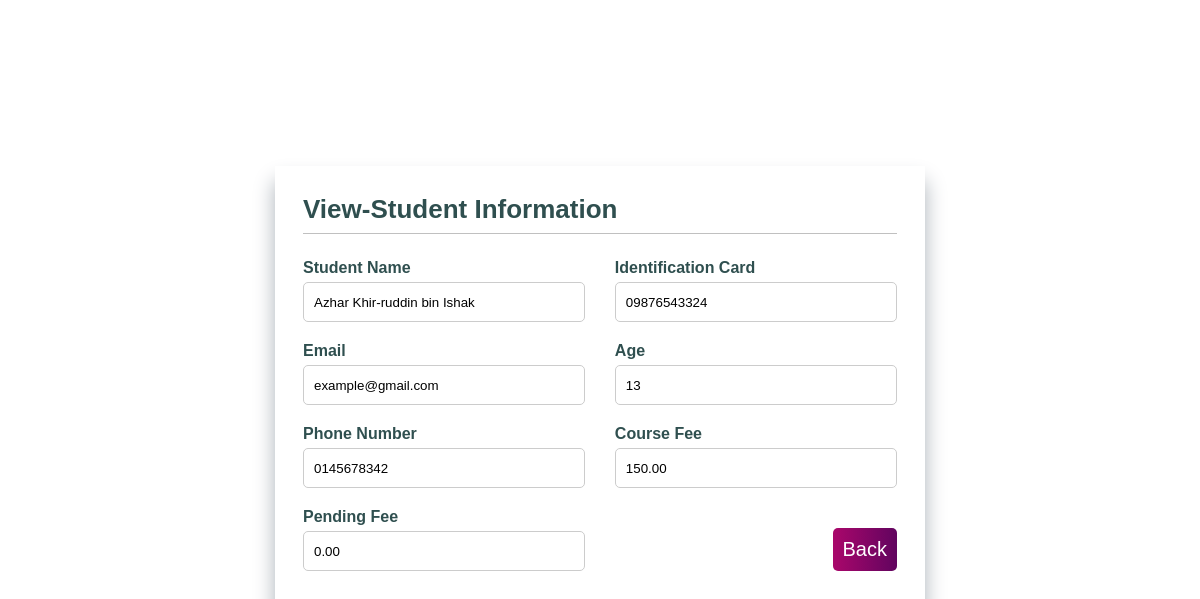
Screenshot of /view_student.php?id=15 with the database file from the repository.
### tables this page shows
CREATE TABLE `student` (
  `id` int(10) UNSIGNED NOT NULL,
  `stud_name` varchar(100) NOT NULL,
  `ic` varchar(100) NOT NULL,
  `email` varchar(100) NOT NULL,
  `age` int(11) NOT NULL,
  `phone_num` varchar(100) NOT NULL,
  `course_fee` decimal(10,2) NOT NULL,
  `pending_fee` decimal(10,2) NOT NULL
);

### view_student.php (the view, shortened to what this page needs)
<?php include('./config/constant.php') ?>
<!DOCTYPE html>
<html lang="en">
<head>
    <link rel="stylesheet" href="./css/added.css">
</head>
<body>
<?php
            if(isset($_GET['id']))
            {
                $id = $_GET['id'];
                $sql = "SELECT * FROM student WHERE id=$id";
                $res = mysqli_query($conn, $sql);
                $count = mysqli_num_rows($res);
                if ($count==1)
                {
                    $row = mysqli_fetch_assoc($res);
                    $stud_name = $row['stud_name'];
                    $ic = $row['ic'];
                    $email = $row['email'];
                    $age = $row['age'];
                    $phone_num = $row['phone_num'];
                    $course_fee = $row['course_fee'];
                    $pending_fee = $row['pending_fee'];
                }
                else
                {
                    header('location:'.SITEURL.'student_admin.php');
                }
            }
            else
            {
                header('location:'.SITEURL.'student_admin.php');
            }
        ?>
    <div class="container">
        <form action="#" method="POST">
            <h2>View-Student Information</h2>
            <div class="content">
                <div class="input-box">
                    <label for="stud_name">Student Name</label>
                    <input type="text" placeholder="Email" name="stud_name" value = "<?php echo $stud_name; ?>"readonly>
                </div>
                <div class="input-box">
                    <label for="ic">Identification Card</label>
                    <input type="text" placeholder="ic" name="ic" value = "<?php echo $ic; ?>" readonly>
                </div>
                <div class="input-box">
                    <label for="email">Email</label>
                    <input type="text" placeholder="Email" name="email" value = "<?php echo $email; ?>"readonly>
                </div>
                <div class="input-box">
                    <label for="age">Age</label>
                    <input type="text" placeholder="age" name="age" value = "<?php echo $age; ?>" readonly>
                </div>
                <div class="input-box">
                    <label for="phone_num">Phone Number</label>
                    <input type="text" placeholder="Valid Phone Number" name="phone_num" value = "<?php echo $phone_num; ?>" readonly>
                </div>
                <div class="input-box">
                    <label for="course_fee">Course Fee</label>
                    <input type="text" placeholder="Course Fee" name="course_fee" value = "<?php echo $course_fee; ?>" readonly>
                </div>
                <div class="input-box">
                    <label for="pending_fee">Pending Fee</label>
                    <input type="text" placeholder="Pending Fee" name="pending_fee" value = "<?php echo $pending_fee; ?>" readonly>
                </div>
            <div class="button-container">
                <button type="submit" name="submit">Back</button>
            </div>
        </form>
    </div>
    </body>
</html>

### css/added.css (style rules this page uses)
* { margin: 0; padding: 0; box-sizing: border-box; font-family: sans-serif; }
body { display: flex; align-items: center; justify-content: center; height: 100vh; }
.container { max-width: 650px; padding: 28px; margin: 0 28px; box-shadow: 0 15px 20px #ABB2B9; }
h2 { font-size: 26px; font-weight: 600; text-align: left; color: #2f4f4f; padding-bottom: 8px; border-bottom: 1px solid silver; }
.content { display: flex; flex-wrap: wrap; justify-content: space-between; padding: 20px 0; }
.input-box { display: flex; flex-wrap: wrap; width: 50%; padding-bottom: 15px; }
.input-box:nth-child(2n) { justify-content: end; }
.input-box label { width: 95%; color: #2f4f4f; font-weight: bold; margin: 5px 0; }
.input-box input { height: 40px; width: 95%; padding: 0 10px; border-radius: 5px; border: 1px solid #ccc; outline: none; }
.button-container { margin: 15px 0; }
.button-container button { width: 100%; margin-top: 10px; padding: 10px; display: block; font-size: 20px; color: #fff; border: none; border-radius: 5px; background-image: linear-gradient(to right, #aa076b, #61045f); }

### rows the page displays
student: stud_name "Azhar Khir-ruddin bin Ishak", ic "09876543324", email "example@gmail.com", age "13", phone_num "0145678342", course_fee "150.00", pending_fee "0.00"
